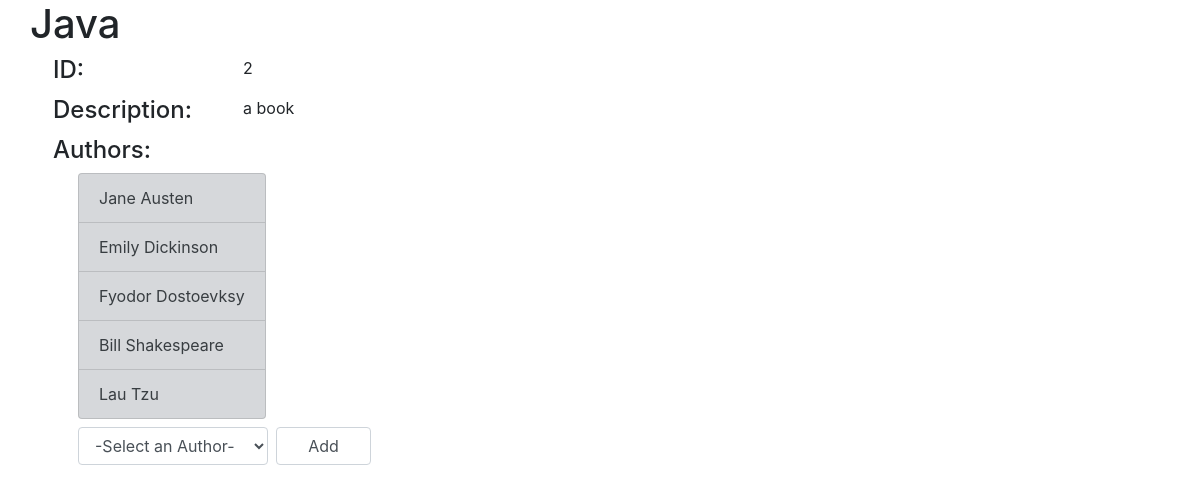
The page /books/2 on the database its author committed.
### books_authors_app/models.py (models this page shows)
class Book(models.Model):
    title = models.CharField(max_length=255)
    desc = models.TextField()
    created_at = models.DateTimeField(auto_now_add=True)
    updated_at = models.DateTimeField(auto_now=True)

class Author(models.Model):
    first_name = models.CharField(max_length=45)
    last_name = models.CharField(max_length=45)
    notes = models.TextField(null=True)
    created_at = models.DateTimeField(auto_now_add=True)
    updated_at = models.DateTimeField(auto_now=True)
    books = models.ManyToManyField(Book, related_name="authors")

### books_authors_app/views.py (the view)
# urls.py: path('books/<int:id>', views.displayBook),
def displayBook(request, id):
    bk = Book.objects.get(id=int(id))
    myvars = {
        "title": bk.title,
        "id": int(id),
        "desc": bk.desc,
        "authors": bk.authors.all(),
        "ar": Author.objects.all(),
    }
    return render(request, "book.html", myvars)

### books_authors_app/templates/book.html (shortened to what this page needs)
<!DOCTYPE html>
<html lang="en">
<head>
    {%load static%}
    <link rel="stylesheet" href="{%static 'bootstrap.css'%}">
</head>
<body>
    <div class="container">
        <div class="row">
            <h1 class="display 4">{{title}}</h1>
        </div>
        <div class="row">
            <h4 class="col-sm-2 ml-2">ID:</h4>
            <p class="col-sm-2">{{id}}</p>
        </div>
        <div class="row">
            <h4 class="col-sm-2 ml-2">Description:</h4>
            <p class="col-sm-8">{{desc}}</p>
        </div>
        <div class="row">
            <h4 class="col-12 ml-2">Authors:</h4>
            <ul class="list-group list-group ml-5 mb-2">
                {%for author in authors%}
                    <li class="list-group-item list-group-item-secondary">{{author.first_name}} {{author.last_name}}</li>
                {%endfor%}
            </ul>
        </div>
        <form class="form-group row" action="/addAuthor/{{id}}" method="post">
            <select class="form-control col-sm-2 ml-5" name="author">
                <option disabled selected>-Select an Author-</option>
            </select>
            <input type="submit" class="form-control col-sm-1 ml-2" value="Add">
        </form>
    </div>
</body>
</html>

### rows shown on the page
Book: title "Java", desc "a book"
Author: first_name "Jane", last_name "Austen"
Author: first_name "Emily", last_name "Dickinson"
Author: first_name "Fyodor", last_name "Dostoevksy"
Author: first_name "Bill", last_name "Shakespeare"
Author: first_name "Lau", last_name "Tzu"

### other values the page prints
{{ id }} "2"
